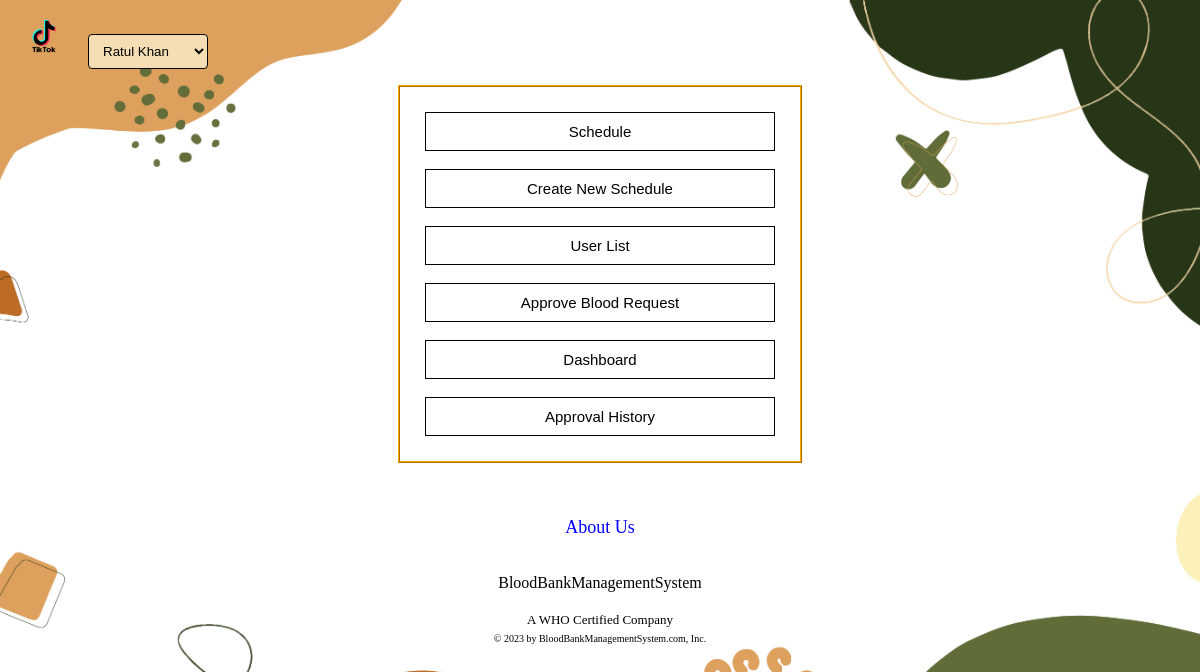
The app's page /view/manager-home.php (signed in), older data.
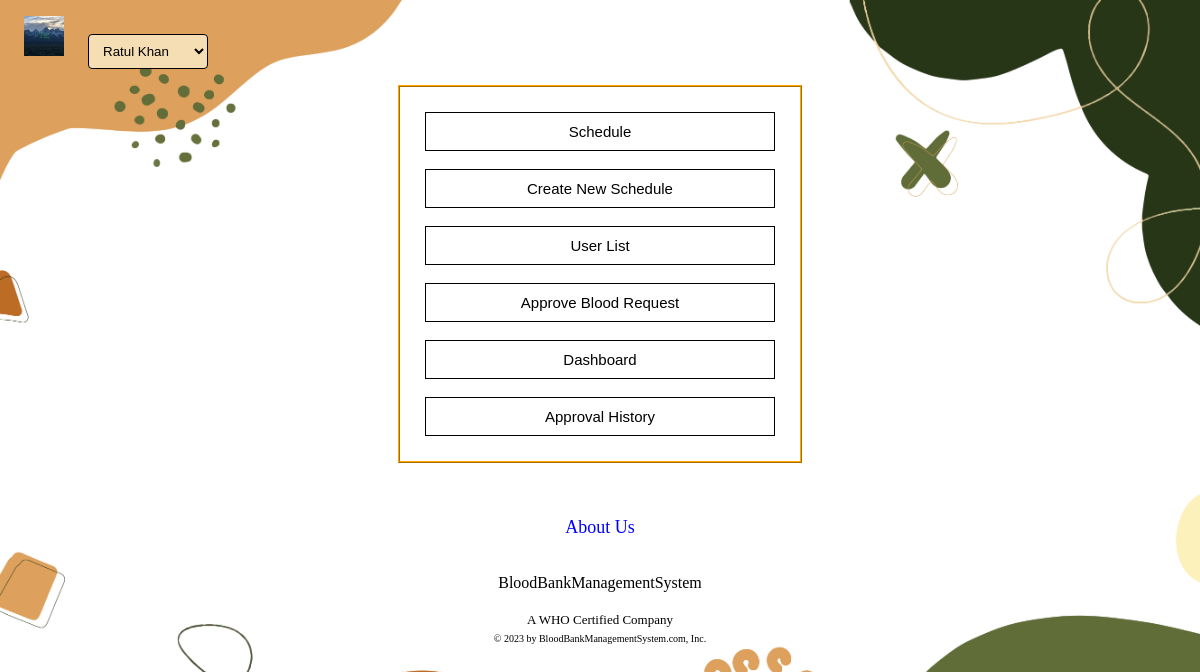
The same page, newer data.
### tables this page shows
CREATE TABLE `userinfo` (
  `UserID` int(11) NOT NULL,
  `FirstName` varchar(40) NOT NULL,
  `LastName` varchar(40) NOT NULL,
  `Email` varchar(40) NOT NULL,
  `Password` varchar(40) NOT NULL,
  `BloodGroup` varchar(10) NOT NULL,
  `DOB` varchar(10) NOT NULL,
  `Gender` varchar(10) NOT NULL,
  `Country` varchar(40) NOT NULL,
  `Phone` varchar(15) NOT NULL,
  `ProfilePicture` varchar(160) NOT NULL,
  `Role` varchar(15) NOT NULL
);

### model/database.php (called while the page is built)
<?php
function dbConnection(){
    $conn = mysqli_connect('localhost', 'root', '', 'BloodBankManagementSystem');
    return $conn;
}
?>

### model/user-info-model.php (called while the page is built, shortened)
<?php
require_once('database.php');
class UserModel {
    private $con;
    private static $instance;
    public function __construct() {
        $this->con = dbConnection();
    }
    public static function getInstance() {
        if (!UserModel::$instance) {
            UserModel::$instance = new UserModel();
        }
        return UserModel::$instance;
    }
    public function userInfo($id) {
        $sql = "SELECT * FROM UserInfo WHERE UserID='$id'";
        $result = mysqli_query($this->con, $sql);
        $row = mysqli_fetch_assoc($result);
        return $row;
    }
}
?>

### view/manager-home.php (the view, shortened to what this page needs)
<?php
    require_once('../model/user-info-model.php');
    $id = $_COOKIE['id'];
    $row =  UserModel::getInstance()->userInfo($id);
?>
<!DOCTYPE html>
<html lang="en">
<head>
    <link rel="stylesheet" href="css/style.css">
</head>
<body>
<p align="left">&nbsp;&nbsp;&nbsp;&nbsp;<?php echo "<img src=\" ../{$row['ProfilePicture']} \" width=\"40px\">"; ?> &nbsp;&nbsp;&nbsp;&nbsp;
    <select name="profile" onchange="location = this.value;">
        <option disabled selected hidden> <?php echo $row['FirstName'].' '.$row['LastName']; ?></option>
    </select></p>
    <table width="27%" border="1" cellspacing="0" cellpadding="25" class="table">
        <tr>
            <td>
            <a href="schedule.php"><button class="btn submit">Schedule</button></a><br><br>
            <a href="create-new-schedule.php"><button class="btn submit">Create New Schedule</button></a><br><br>
            <a href="user-list.php"><button class="btn submit">User List</button></a><br><br>
            <a href="blood-request.php"><button class="btn submit">Approve Blood Request</button></a><br><br>
            <a href="dashboard.php"><button class="btn submit">Dashboard</button></a><br><br>
            <a href="approval-history.php"><button class="btn submit">Approval History</button></a>
            </td>
        </tr>
    </table>
    <?php require_once('footer.php'); ?>
</body>
</html>

Row changes from the older to the newer data that the page shows:
changed userinfo "Ratul Khan": ProfilePicture: a different picture
